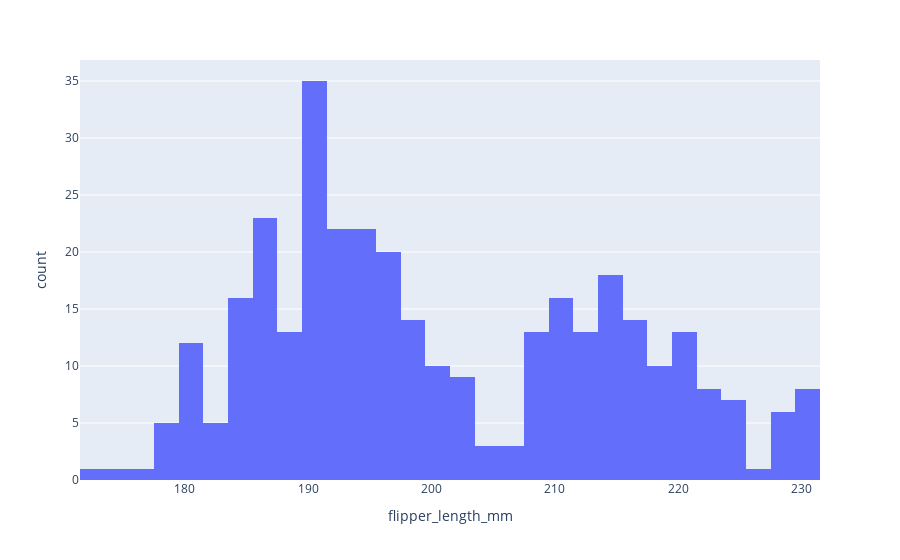

Notebook cell for this chart:
### Markdown cell above
**You may need to do the following for `plotly` figures to render!**

### Code cell
# import plotly.express as px
# df = px.data.tips()
fig = px.histogram(pingees, x="flipper_length_mm", nbins=40)
fig.show()

### Figure 1 — Plotly figure (JSON) as saved in the notebook; plotly's stock layout.template omitted (floating-point values rounded to 4 significant figures; data arrays with more than 128 entries replaced by an {"elided": "..."} marker saying what was removed)
{"data": [{"alignmentgroup": "True", "bingroup": "x", "hovertemplate": "flipper_length_mm=%{x}<br>count=%{y}<extra></extra>", "legendgroup": "", "marker": {"color": "#636efa", "pattern": {"shape": ""}}, "name": "", "nbinsx": 40, "offsetgroup": "", "orientation": "v", "showlegend": false, "type": "histogram", "x": {"elided": "344 int values"}, "xaxis": "x", "yaxis": "y"}], "layout": {"barmode": "relative", "legend": {"tracegroupgap": 0}, "margin": {"t": 60}, "xaxis": {"anchor": "y", "domain": [0, 1], "title": {"text": "flipper_length_mm"}}, "yaxis": {"anchor": "x", "domain": [0, 1], "title": {"text": "count"}}}}
